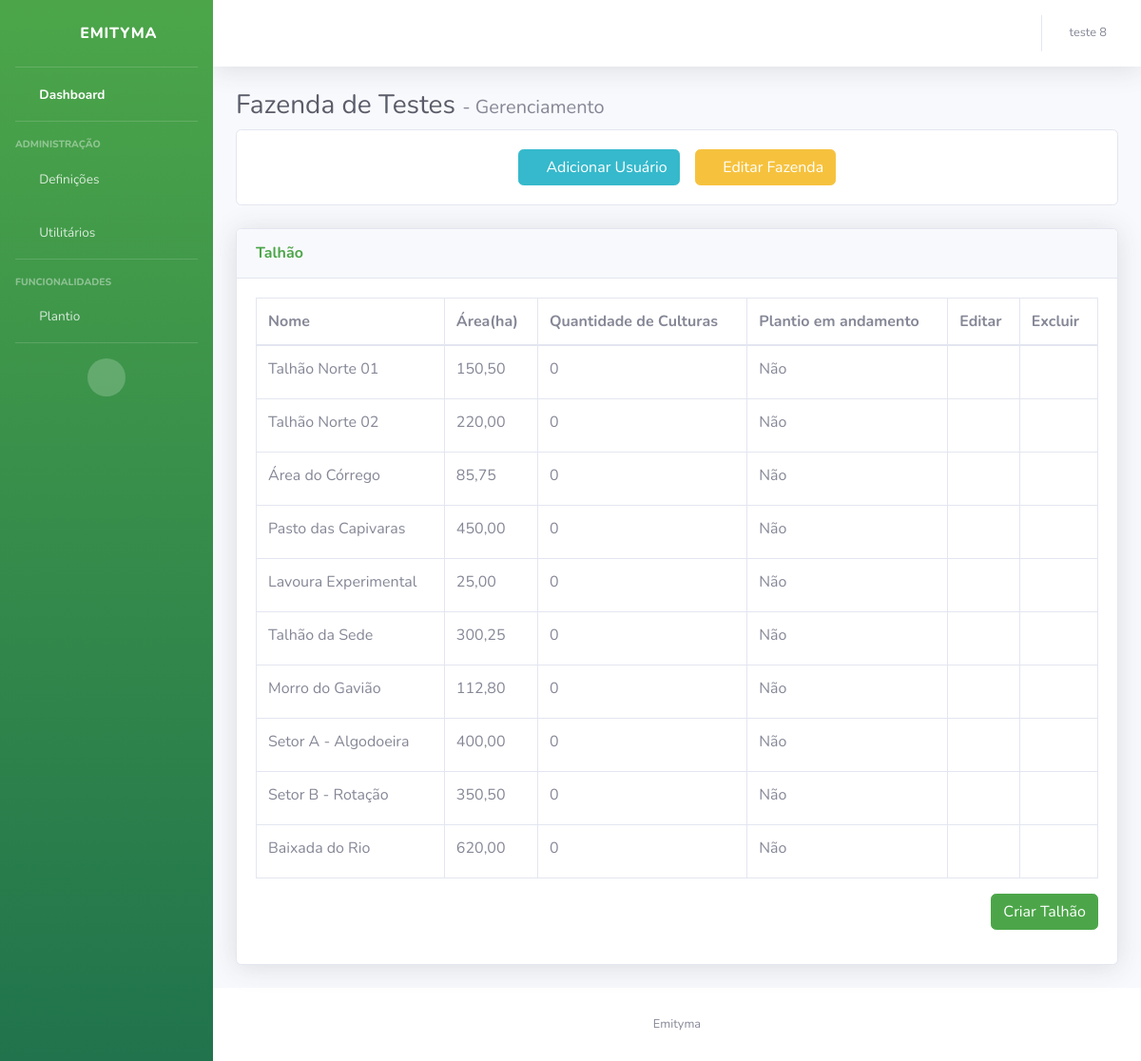
/dashboard/fazenda/fazenda-de-testes/gerenciar/ (signed in), run on an earlier commit of the app's database.
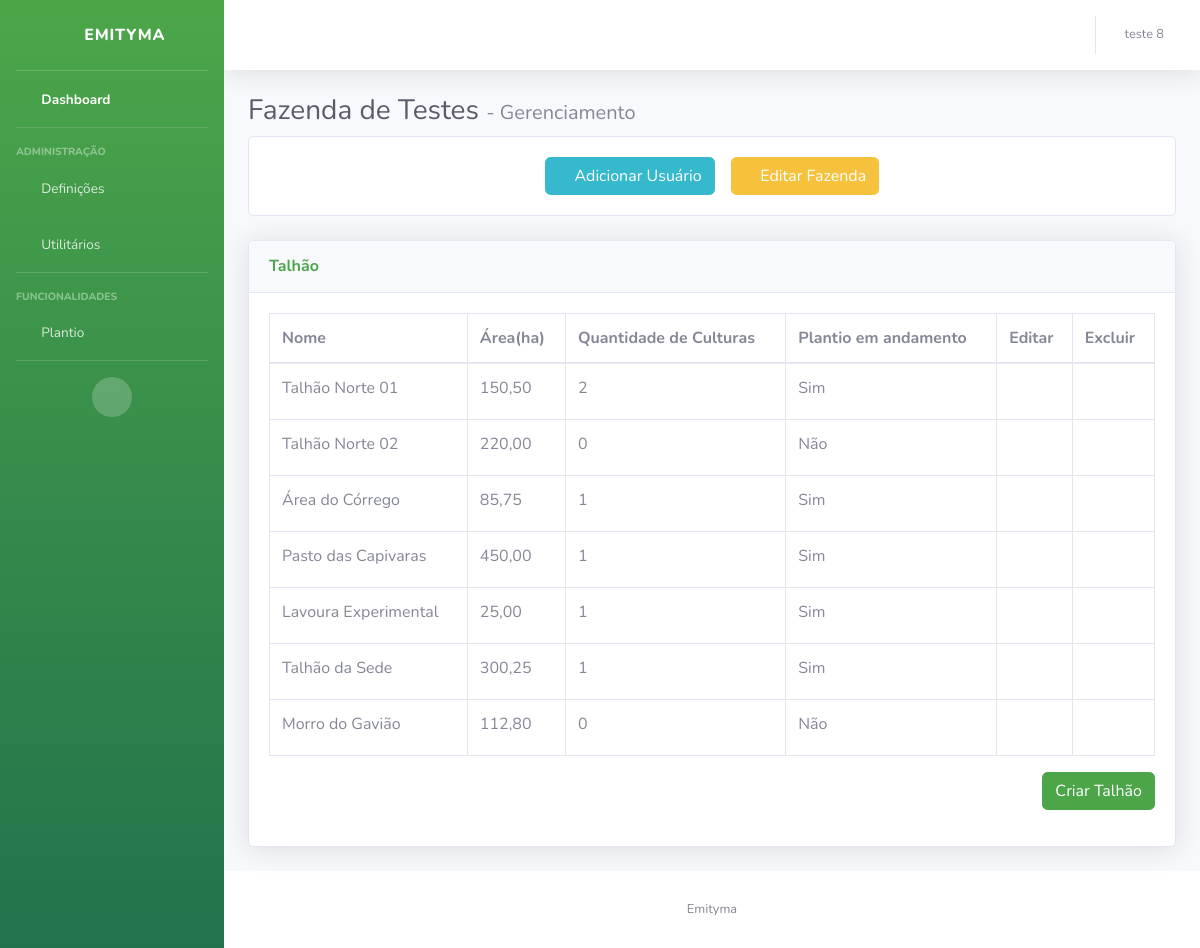
And on a later commit of the database.
### core/models.py (models this page shows, shortened)
class Talhao(models.Model):
    nome        = models.CharField(max_length=50)
    area        = models.DecimalField(max_digits=9, decimal_places=2)
    fazenda     = models.ForeignKey('Fazenda', on_delete=models.CASCADE, related_name='talhoes')
    def qtd_cultura(self):
        return self.plantios.count()

### dashboard/views.py (the view, shortened to what this page needs)
# urls.py: path('fazenda/<slug:slug>/gerenciar/', views.gerenciar_fazenda, name='gerenciar_fazenda'),
def gerenciar_fazenda(request, slug):
    usuario_id = request.session.get('usuario_id')
    if not usuario_id:
        return redirect('entrar')
    usuario = Usuario.objects.get(usuario_id=usuario_id)
    fazenda = get_object_or_404(Fazenda, slug=slug)
    usuario_fazenda = UsuarioFazenda.objects.get(fazenda=fazenda, usuario=usuario)
    nivel_acesso = usuario_fazenda.nivel_acesso
    talhoes = Talhao.objects.filter(fazenda=fazenda)
    context = {
        'fazenda': fazenda,
        'usuario': usuario,
        'talhoes': talhoes,
        'nivel_acesso': nivel_acesso,
    }
    return render(request, 'dashboard/gerenciar_fazenda.html', context)

### templates/dashboard/gerenciar_fazenda.html (shortened to what the changed rows need)
{% load static %}
<!DOCTYPE html>
<html lang="pt-br">
<head>
    <link href="{% static 'vendor/fontawesome-free/css/all.min.css' %}" rel="stylesheet" type="text/css">
    <link href="{% static 'css/dashboard.css' %}" rel="stylesheet">
</head>
<body id="page-top">
        {% include "dashboard/sidebar.html" %}
            <div class="container-fluid">
                    <h1 class="h3 mb-2 text-gray-800">{{ fazenda.nome }} <span class="h5 text-gray-600">- Gerenciamento</span> </h1>
                    <div class="card shadow mb-4">
                        <div class="card-body">
                            <div class="table-responsive">
                                <table class="table table-bordered" id="dataTable" width="100%" cellspacing="0">
                                    <thead>
                                        <tr>
                                            <th>Nome</th>
                                            <th>Área(ha)</th>
                                            <th>Quantidade de Culturas</th>
                                            <th>Plantio em andamento</th>
                                            <th>Editar</th>
                                            <th>Excluir</th>
                                        </tr>
                                    </thead>
                                    <tbody>
                                        {% if talhoes %}
                                            {% for talhao in talhoes %}
                                            <tr>
                                                <td>{{ talhao.nome }}</td>
                                                <td>{{ talhao.area }}</td>
                                                <td>{{ talhao.qtd_cultura|default:"0" }}</td>
                                                <td>
                                                    {% if talhao.qtd_cultura > 0 %}
                                                        Sim
                                                    {% else %}
                                                        Não
                                                    {% endif %}
                                                </td>
                                                <td>
                                                    <button
                                                        type="button"
                                                        class="btn btn-sm btn-link"
                                                        title="Editar"
                                                        data-toggle="modal"
                                                        data-target="#modalEditarTalhao"
                                                        data-id="{{ talhao.id }}"
                                                        data-nome="{{ talhao.nome }}"
                                                        data-area="{{ talhao.area }}">
                                                        <i class="fas fa-edit text-primary"></i>
                                                    </button>
                                                </td>
                                                <td>
                                                    <button
                                                        type="button"
                                                        class="btn btn-sm btn-link"
                                                        title="Excluir"
                                                        data-toggle="modal"
                                                        data-target="#modalExcluirTalhao"
                                                        data-id="{{ talhao.id }}">
                                                            <i class="fas fa-trash-alt text-danger"></i>
                                                    </button>
                                                </td>
                                            </tr>
                                            {% endfor %}
                                        {% endif %}
                                    </tbody>
                                </table>
                            </div>
                        </div>
                    </div>
                </div>
            </div>
        </div>
    </div>
</body>
</html>

What changed in the data, as far as the page shows it:
removed Talhao: nome "Setor A - Algodoeira", area "400,00", qtd_cultura "0", shows "Não"
removed Talhao: nome "Setor B - Rotação", area "350,50", qtd_cultura "0", shows "Não"
removed Talhao: nome "Baixada do Rio", area "620,00", qtd_cultura "0", shows "Não"
computed for Talhao "Talhão Norte 01": qtd_cultura "0" → "2"; text "Não" → "Sim"
computed for Talhao "Área do Córrego": qtd_cultura "0" → "1"; text "Não" → "Sim"
computed for Talhao "Pasto das Capivaras": qtd_cultura "0" → "1"; text "Não" → "Sim"
computed for Talhao "Lavoura Experimental": qtd_cultura "0" → "1"; text "Não" → "Sim"
computed for Talhao "Talhão da Sede": qtd_cultura "0" → "1"; text "Não" → "Sim"
